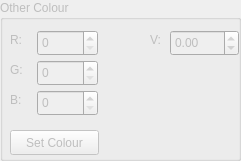
   <widget class="QGroupBox" name="OtherColourBox">
    <property name="enabled">
     <bool>false</bool>
    </property>
    <property name="geometry">
     <rect>
      <x>10</x>
      <y>450</y>
      <width>241</width>
      <height>161</height>
     </rect>
    </property>
    <property name="title">
     <string>Other Colour</string>
    </property>
    <widget class="QSpinBox" name="spinBox">
     <property name="geometry">
      <rect>
       <x>37</x>
       <y>30</y>
       <width>61</width>
       <height>26</height>
      </rect>
     </property>
     <property name="maximum">
      <number>255</number>
     </property>
    </widget>
    <widget class="QSpinBox" name="spinBox_2">
     <property name="geometry">
      <rect>
       <x>37</x>
       <y>60</y>
       <width>61</width>
       <height>26</height>
      </rect>
     </property>
     <property name="maximum">
      <number>255</number>
     </property>
    </widget>
    <widget class="QSpinBox" name="spinBox_3">
     <property name="geometry">
      <rect>
       <x>37</x>
       <y>90</y>
       <width>61</width>
       <height>26</height>
      </rect>
     </property>
     <property name="maximum">
      <number>255</number>
     </property>
    </widget>
    <widget class="QLabel" name="label_17">
     <property name="geometry">
      <rect>
       <x>10</x>
       <y>30</y>
       <width>31</width>
       <height>20</height>
      </rect>
     </property>
     <property name="text">
      <string>R:</string>
     </property>
    </widget>
    <widget class="QLabel" name="label_18">
     <property name="geometry">
      <rect>
       <x>10</x>
       <y>60</y>
       <width>31</width>
       <height>20</height>
      </rect>
     </property>
     <property name="text">
      <string>G:</string>
     </property>
    </widget>
    <widget class="QLabel" name="label_19">
     <property name="geometry">
      <rect>
       <x>10</x>
       <y>90</y>
       <width>31</width>
       <height>20</height>
      </rect>
     </property>
     <property name="text">
      <string>B:</string>
     </property>
    </widget>
    <widget class="QLabel" name="label_20">
     <property name="geometry">
      <rect>
       <x>150</x>
       <y>30</y>
       <width>31</width>
       <height>20</height>
      </rect>
     </property>
     <property name="text">
      <string>V:</string>
     </property>
    </widget>
    <widget class="QDoubleSpinBox" name="doubleSpinBox">
     <property name="geometry">
      <rect>
       <x>170</x>
       <y>30</y>
       <width>69</width>
       <height>26</height>
      </rect>
     </property>
     <property name="minimum">
      <double>-1000.000000000000000</double>
     </property>
     <property name="maximum">
      <double>1000.000000000000000</double>
     </property>
    </widget>
    <widget class="QPushButton" name="SetColour">
     <property name="geometry">
      <rect>
       <x>10</x>
       <y>130</y>
       <width>89</width>
       <height>25</height>
      </rect>
     </property>
     <property name="text">
      <string>Set Colour</string>
     </property>
    </widget>
   </widget>
